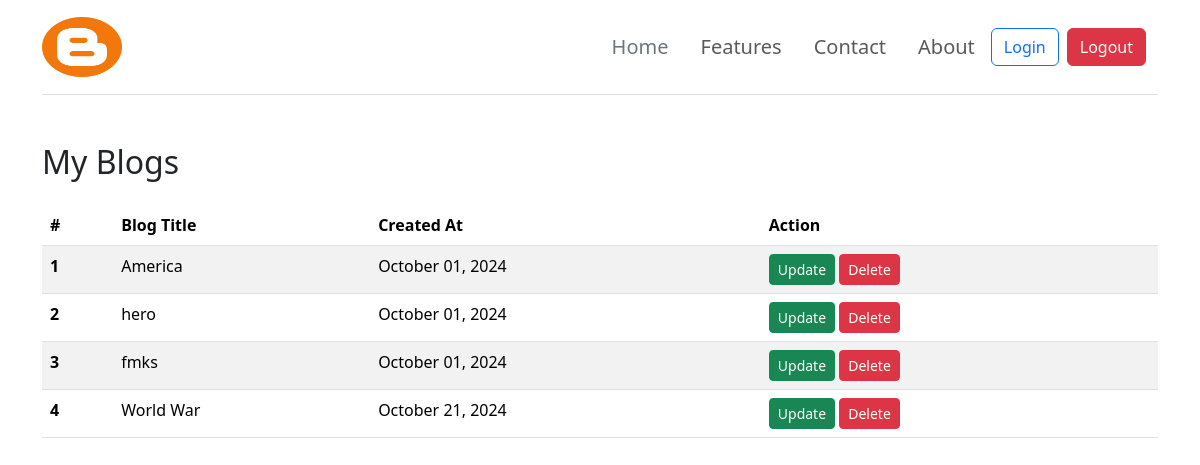
/blog/see_blog/ (signed in), run on an earlier commit of the app's database.
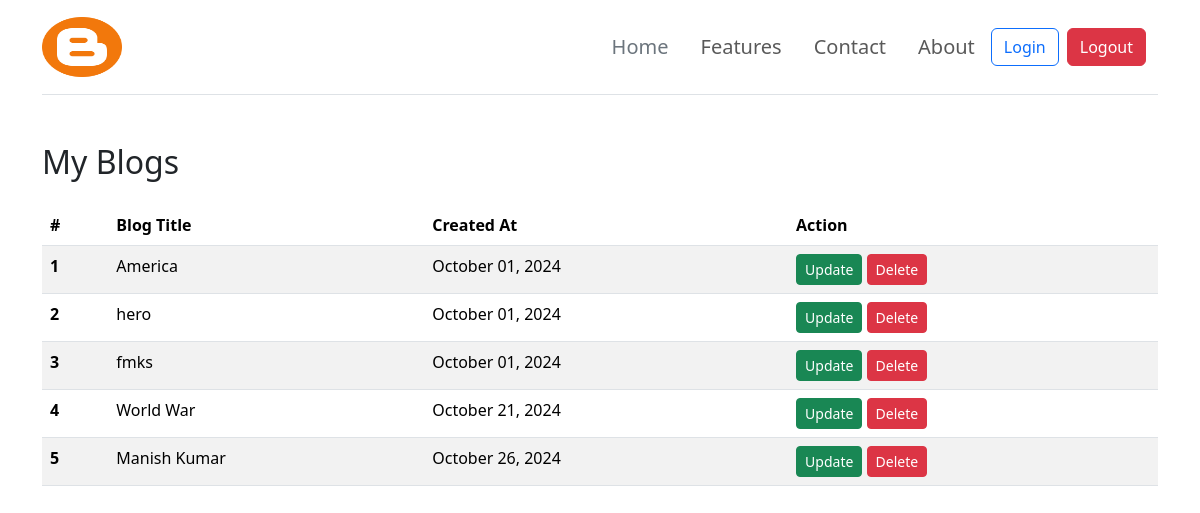
And on a later commit of the database.
### Blog/models.py (models this page shows, shortened)
class BlogModel(models.Model):
    title=models.CharField(max_length=1000)
    content =FroalaField()
    slug=models.SlugField(max_length=1000,null=True,blank=True)
    user=models.ForeignKey(User,blank=True, null=True, on_delete=models.CASCADE)
    image=models.ImageField(upload_to='blog')
    created_at=models.DateTimeField(auto_now_add=True)
    updated_at=models.DateTimeField(auto_now=True)
    is_approved = models.BooleanField(default=False)
    tags = TaggableManager()

### Blog/views.py (the view)
# urls.py: path('see_blog/', views.see_blog, name='see_blog'),
def see_blog(request):
    context = {}
    try:
        blog_objects = BlogModel.objects.filter(user=request.user)
        context = {'blog_objects': blog_objects}
    except Exception as e:
        print(e)
    return render(request, 'see_blog.html', context)

### Blog/templates/see_blog.html (shortened to what this page needs)
{% extends 'base.html' %}
{% load static %}
{% block content %}
<div class="container mt-5">
    <h2 class="mb-4">My Blogs</h2>
    <table class="table table-striped">
        <thead>
            <tr>
                <th scope="col">#</th>
                <th scope="col">Blog Title</th>
                <th scope="col">Created At</th>
                <th scope="col">Action</th>
            </tr>
        </thead>
        <tbody>
            {% if blog_objects %}
                {% for blog in blog_objects %}
                <tr>
                    <th scope="row">{{ forloop.counter }}</th>
                    <td>{{ blog.title }}</td>
                    <td>{{ blog.created_at|date:"F d, Y" }}</td>
                    <td>
                        <a href="{% url 'update_blog' blog.slug %}" class="btn btn-success btn-sm">Update</a>
                        <a href="{% url 'delete_blog' blog.id %}" class="btn btn-danger btn-sm">Delete</a>
                    </td>
                </tr>
                {% endfor %}
            {% else %}
                <tr>
                    <td colspan="4">No blogs found.</td>
                </tr>
            {% endif %}
        </tbody>
    </table>
</div>
{% endblock content %}

What changed in the data, as far as the page shows it:
added BlogModel: title "Manish Kumar", created_at "October 26, 2024"
